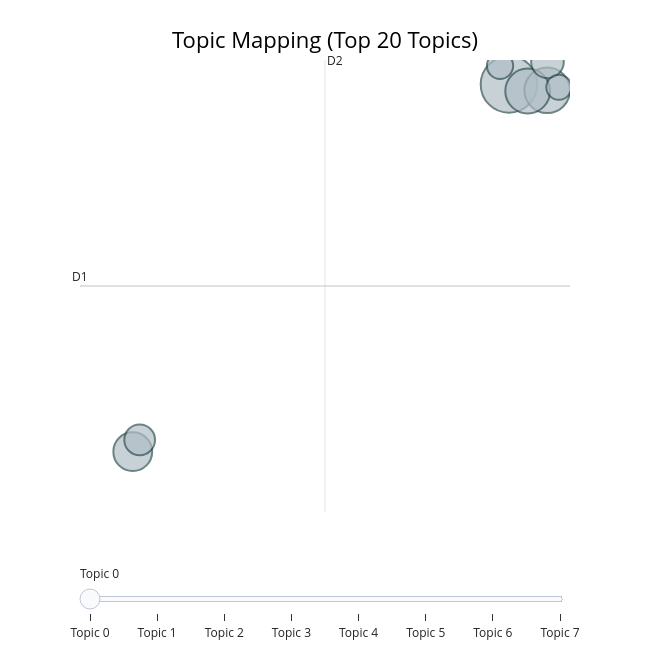

The notebook cell this image was saved under:
### Markdown cell above
### Visualization of Topics

### Code cell
fig = topic_model.visualize_topics(custom_labels=True, title="Topic Mapping (Top 20 Topics)", top_n_topics=20) 
fig

### Figure 1 — Plotly figure (JSON) as saved in the notebook; plotly's stock layout.template omitted (floating-point values rounded to 4 significant figures)
{"data": [{"customdata": [[0, "Optimizing JavaScript and CSS Performance in Web Applications", 51], [1, "Optimizing BlobStore and Database Performance Plans", 33], [2, "Search Performance Optimization and Index Update Strategies", 32], [3, "Efficient Node State Sync and Snapshot Performance", 24], [4, "Database Query Performance and Reporting Optimization", 17], [5, "Cosmos SDK encoding and state performance optimizations", 15], [6, "API and Server Performance Testing and Benchmarking", 11], [7, "JMAP message property retrieval performance optimization", 10]], "hovertemplate": "<b>Topic %{customdata[0]}</b><br>%{customdata[1]}<br>Size: %{customdata[2]}", "legendgroup": "", "marker": {"color": "#B0BEC5", "line": {"color": "DarkSlateGrey", "width": 2}, "size": [51, 33, 32, 24, 17, 15, 11, 10], "sizemode": "area", "sizeref": 0.03188, "symbol": "circle"}, "mode": "markers", "name": "", "orientation": "v", "showlegend": false, "type": "scatter", "x": [1.072, 2.744, 1.89, -15.4, 2.756, -15.09, 0.6789, 3.254], "xaxis": "x", "y": [-0.8972, -1.05, -1.067, -10.32, -0.3192, -10.02, -0.4217, -0.9703], "yaxis": "y"}], "layout": {"annotations": [{"showarrow": false, "text": "D1", "x": -17.71, "y": -6.072, "yshift": 10}, {"showarrow": false, "text": "D2", "x": -6.982, "xshift": 10, "y": -0.2713}], "height": 650, "hoverlabel": {"bgcolor": "white", "font": {"family": "Rockwell", "size": 16}}, "legend": {"itemsizing": "constant", "tracegroupgap": 0}, "margin": {"t": 60}, "shapes": [{"line": {"color": "#CFD8DC", "width": 2}, "type": "line", "x0": -6.982, "x1": -6.982, "y0": -11.87, "y1": -0.2713}, {"line": {"color": "#9E9E9E", "width": 2}, "type": "line", "x0": -17.71, "x1": 3.742, "y0": -6.072, "y1": -6.072}], "sliders": [{"active": 0, "pad": {"t": 50}, "steps": [{"args": [{"marker.color": [["red", "#B0BEC5", "#B0BEC5", "#B0BEC5", "#B0BEC5", "#B0BEC5", "#B0BEC5", "#B0BEC5"]]}], "label": "Topic 0", "method": "update"}, {"args": [{"marker.color": [["#B0BEC5", "red", "#B0BEC5", "#B0BEC5", "#B0BEC5", "#B0BEC5", "#B0BEC5", "#B0BEC5"]]}], "label": "Topic 1", "method": "update"}, {"args": [{"marker.color": [["#B0BEC5", "#B0BEC5", "red", "#B0BEC5", "#B0BEC5", "#B0BEC5", "#B0BEC5", "#B0BEC5"]]}], "label": "Topic 2", "method": "update"}, {"args": [{"marker.color": [["#B0BEC5", "#B0BEC5", "#B0BEC5", "red", "#B0BEC5", "#B0BEC5", "#B0BEC5", "#B0BEC5"]]}], "label": "Topic 3", "method": "update"}, {"args": [{"marker.color": [["#B0BEC5", "#B0BEC5", "#B0BEC5", "#B0BEC5", "red", "#B0BEC5", "#B0BEC5", "#B0BEC5"]]}], "label": "Topic 4", "method": "update"}, {"args": [{"marker.color": [["#B0BEC5", "#B0BEC5", "#B0BEC5", "#B0BEC5", "#B0BEC5", "red", "#B0BEC5", "#B0BEC5"]]}], "label": "Topic 5", "method": "update"}, {"args": [{"marker.color": [["#B0BEC5", "#B0BEC5", "#B0BEC5", "#B0BEC5", "#B0BEC5", "#B0BEC5", "red", "#B0BEC5"]]}], "label": "Topic 6", "method": "update"}, {"args": [{"marker.color": [["#B0BEC5", "#B0BEC5", "#B0BEC5", "#B0BEC5", "#B0BEC5", "#B0BEC5", "#B0BEC5", "red"]]}], "label": "Topic 7", "method": "update"}]}], "title": {"font": {"color": "Black", "size": 22}, "text": "Topic Mapping (Top 20 Topics)", "x": 0.5, "xanchor": "center", "y": 0.95, "yanchor": "top"}, "width": 650, "xaxis": {"anchor": "y", "domain": [0, 1], "range": [-17.71, 3.742], "title": {"text": ""}, "visible": false}, "yaxis": {"anchor": "x", "domain": [0, 1], "range": [-11.87, -0.2713], "title": {"text": ""}, "visible": false}}}
